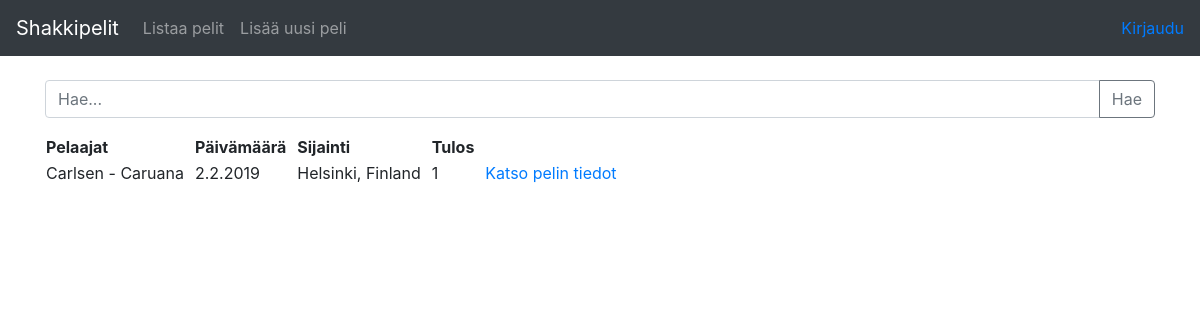
Before: /games with the older database file.
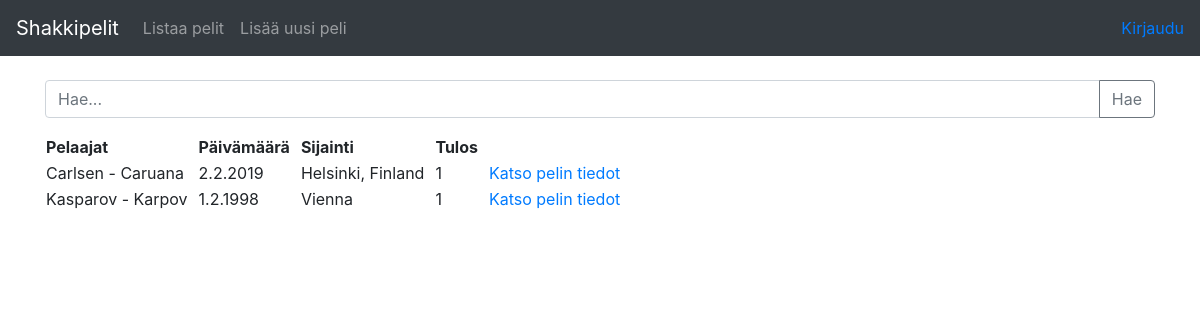
After: the same page with the newer database file.
### app/games/models.py (models this page shows, shortened)
class Game(db.Model):
    id = db.Column(db.Integer, primary_key=True)
    date_created = db.Column(db.DateTime, default=db.func.current_timestamp())
    date_modified = db.Column(db.DateTime, default=db.func.current_timestamp(),
    onupdate=db.func.current_timestamp())
    white_player = db.Column(db.String(144), nullable=False)
    black_player = db.Column(db.String(144), nullable=False)
    game_date = db.Column(db.String(144), nullable=False)
    game_location = db.Column(db.String(144), nullable=True)
    result = db.Column(db.Integer, nullable=True) # 1 for white, 0 for draw, -1 for black
    opening = db.Column(db.String(144), nullable=True)
    moves = db.Column(db.String(1000), nullable=True)
    account_id = db.Column(db.Integer, db.ForeignKey('account.id'), nullable=False)

### app/games/views.py (the view)
@app.route("/games", methods=["GET"])
def games_index():
    return render_template("games/list.html", games = Game.query.all())

### app/templates/games/list.html
{% extends "layout.html" %}
{% block body %}
  <form method="GET" action="{{ url_for('find_games') }}">
    <div class="input-group mb-3">
      <input name="query" type="text" class="form-control" placeholder="Hae..." aria-label="Haku" aria-describedby="button-addon2">
      <div class="input-group-append">
        <button class="btn btn-outline-secondary" type="submit" id="button-addon2">Hae</button>
      </div>
    </div>
  </form>
  <table>
    <tr>
      <th style="padding-right: 10px;">Pelaajat</th>
      <th style="padding-right: 10px;">Päivämäärä</th>
      <th style="padding-right: 10px;">Sijainti</th>
      <th style="padding-right: 10px;">Tulos</th>
      <th></th>
    </tr>
    {% for game in games %}
    <tr>
      <td style="padding-right: 10px;">{{ game.white_player }} - {{ game.black_player }}</td>
      <td style="padding-right: 10px;">{{ game.game_date }}</td>
      <td style="padding-right: 10px;">{{ game.game_location }}</td>
      <td style="padding-right: 10px;">{{ game.result }}</td>
      <td><a href="{{ url_for('game_view', game_id=game.id) }}">Katso pelin tiedot</a>
      </td>
    </tr>
    {% endfor %}
  </table>
{% endblock %}

### app/templates/layout.html (shortened to what this page needs)
 <!DOCTYPE html>
  <html>
    <head>
      <link rel="stylesheet" href="https://maxcdn.bootstrapcdn.com/bootstrap/4.0.0/css/bootstrap.min.css">
    </head>
    <body>
      <nav class="navbar navbar-expand-md navbar-dark bg-dark mb-4">
        <a class="navbar-brand" href="{{ url_for('games_index') }}">Shakkipelit</a>
        <div class="collapse navbar-collapse" id="navbarCollapse">
                <ul class="navbar-nav mr-auto">
                  <li class="nav-item">
                    <a class="nav-link" href="{{ url_for('games_index') }}">Listaa pelit</a>
                  </li>
                  <li class="nav-item">
                    <a class="nav-link" href="{{ url_for('games_form') }}">Lisää uusi peli</a>
                  </li>
                </ul>
                <div class="form-inline mt-2 mt-md-0">
            {% if current_user.is_authenticated %}
            <a href="{{ url_for('auth_logout') }}">{{ current_user.name }} -- Kirjaudu ulos</a>
            {% else %}
            <a href="{{ url_for('auth_login') }}">Kirjaudu</a>
            {% endif %}
                </div>
        </div>
      </nav>
      <main role="main" class="container">
          {% block body %}{% endblock %}
      </main>
    </body>
  </html>

Changed rows visible on the page:
added Game: white_player "Kasparov", black_player "Karpov", game_date "1.2.1998", game_location "Vienna", result "1"
